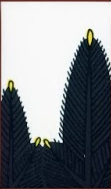
#> input picture pictures/01-01pkt-0r-a.jpg, 111 x 189 px
$ python -i computing.py   (imports and definitions only)
#> lines starting #> are read from the running program, lines starting #| are printed output that depends on the picture; after the words box and inside, x2 and y2 are one past the last pixel; in counts of white or black regions, pixels touching at a corner belong together
#> further down, picture is the input picture: shape (189, 111, 3); mean B, G, R 134.6, 129.8, 126
import glob
import cv2
import os
import re
import numpy as np
from collections import namedtuple
from tempfile import TemporaryFile
from sklearn import tree
import pydotplus

import configuration


# { name_of_file : [month, pkt, [colours], [hu_moments_red], [hu_moments_blue], [hu_moments_white] }
facts_dictionary = {}

colour_boundaries = [  # ([B,G,R], [B,G,R])
    ([4, 9, 86], [80, 88, 220]),  # RED
    ([80, 31, 4], [220, 100, 60]),  # BLUE
    ([180, 160, 160], [255, 255, 255])
]


# [11 lines left out: function read_information, not called in this run]


def find_colour_count(image, file_name = None):
    colourful_count = []
    masks = []
    for n, (lower, upper) in enumerate(colour_boundaries):
        lower = np.array(lower, dtype="uint8")
        upper = np.array(upper, dtype="uint8")

        mask = cv2.inRange(image, lower, upper)
        kernel = np.ones((3, 3), np.uint8)
        mask2 = cv2.morphologyEx(mask, cv2.MORPH_OPEN, kernel)
        mask = mask2

        colourful_pixels_count = cv2.countNonZero(mask)
        colourful_count.append(colourful_pixels_count)
        masks.append(mask)

        if file_name is not None:
            # print(file_name, n, colourful_pixels_count)
            # SAVE MASK:
            image_with_mask = cv2.bitwise_and (image, image, mask=mask)
            save_file(file_name + configuration.name, "ribbons_masks/"+str(n)+"/", image_with_mask)
#> this loop made 3 passes
#> colourful_pixels_count on passes 1 to 3: 0, 0, 9442
#> pass 1, in find_colour_count, `mask = cv2.inRange(image, lower, upper)`:
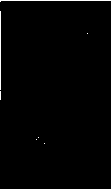
#> mask: shape (189, 111); 0.97% white in thin lines or dots, all inside (x1, y1, x2, y2) = (0, 0, 111, 144)
#> pass 2, in find_colour_count, `mask = cv2.inRange(image, lower, upper)`:
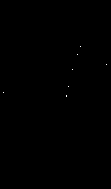
#> mask: shape (189, 111); 0.04% white in thin lines or dots, all inside (x1, y1, x2, y2) = (3, 46, 107, 97)
#> pass 3, in find_colour_count, `mask = cv2.inRange(image, lower, upper)`:
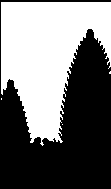
#> mask: shape (189, 111); 45.8% white; 4 white regions (3 under 20 px), largest, box (x1, y1, x2, y2) and area: (1, 2, 111, 146) 9605
#> after the loop:
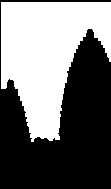
#> mask: shape (189, 111); 45% white; 1 white region, box (x1, y1, x2, y2) and area: (1, 2, 111, 142) 9442
#> after the loop, colourful_count = [0, 0, 9442]; masks = 3 items

    return colourful_count, masks


def computeHuMoments(image, file_name = None):
    results_array, masks_array = find_colour_count(image, file_name)
#> results_array = [0, 0, 9442]; masks_array = 3 items
    hu_moments_for_all_colours = []
    for n, mask in enumerate(masks_array[:]):
        # white mask
        height, width = image.shape[:2]
        red_picture = np.zeros(image.shape, np.uint8)
        red_picture[:] = (255, 255, 255)
        white_mask = cv2.bitwise_and(red_picture, red_picture, mask=mask)

        # hu moments - silhouette
        hu_moments = cv2.HuMoments(cv2.moments(cv2.cvtColor(white_mask, cv2.COLOR_BGR2GRAY))).flatten()
        hu_moments_for_all_colours.append(hu_moments)
        # print (file_name, n, "\n", hu_moments)

        # SAVE:
        if file_name is not None:
            save_file(file_name, "hu_moments/" + str(n) + '/', white_mask)
#> this loop made 3 passes
#> hu_moments on passes 1 to 2: [0, 0, 0, 0, 0, 0, 0], [0, 0, 0, 0, 0, 0, 0]
#> red_picture: shape (189, 111, 3); every value is 255
#> after the loop, hu_moments_for_all_colours = [[0, 0, 0, 0, 0, 0, 0], [0, 0, 0, 0, 0, 0, 0], [0.000853, 9.3e-08, 3.04e-10, 2.07e-11, -8.64e-22, -2.51e-15, 1.4e-21]]

    return hu_moments_for_all_colours


# [48 lines left out: functions compute_parameters, createDecisionTree, save_file, not called in this run]

>>> import cv2
>>> picture = cv2.imread('pictures/01-01pkt-0r-a.jpg')
>>> result = computeHuMoments(picture)
#> result has the same summary as hu_moments_for_all_colours in computeHuMoments

$ run again, on pictures/01-05pkt-1r.jpg
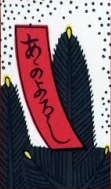
#> input picture pictures/01-05pkt-1r.jpg, 111 x 189 px
#> picture is the input picture: shape (189, 111, 3); mean B, G, R 108.3, 100.1, 124.4
#> the loop in find_colour_count, `for n, (lower, upper) in enumerate(colour_boundaries):` made 3 passes
#> colourful_pixels_count on passes 1 to 3: 3379, 0, 6290
#> pass 1, in find_colour_count, `mask2 = cv2.morphologyEx(mask, cv2.MORPH_OPEN, kernel)`:
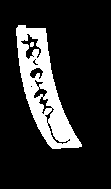
#> mask2: shape (189, 111); 16.1% white; 2 white regions (1 under 20 px), largest, box (x1, y1, x2, y2) and area: (16, 25, 82, 149) 3361
#> after the loop in find_colour_count, `for n, (lower, upper) in enumerate(colour_boundaries):`:
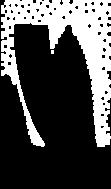
#> mask: shape (189, 111); 30% white; 2 white regions (1 under 20 px), largest, box (x1, y1, x2, y2) and area: (1, 0, 111, 147) 6278
#> after the loop in find_colour_count, `for n, (lower, upper) in enumerate(colour_boundaries):`: colourful_count = [3379, 0, 6290]; masks = 3 items
#> results_array = [3379, 0, 6290]; masks_array = 3 items
#> the loop in computeHuMoments, `for n, mask in enumerate(masks_array[:]):` made 3 passes
#> hu_moments on pass 2: [0, 0, 0, 0, 0, 0, 0]
#> after the loop in computeHuMoments, `for n, mask in enumerate(masks_array[:]):`: hu_moments_for_all_colours = [[0.00169, 2.15e-06, 1.57e-10, 2.61e-11, 3.7e-22, -7.49e-15, -1.63e-21], [0, 0, 0, 0, 0, 0, 0], [0.00184, 2.04e-07, 7.53e-10, 9.45e-10, 1.3e-19, 6.61e-14, -7.87e-19]]
#> result has the same summary as hu_moments_for_all_colours in computeHuMoments
